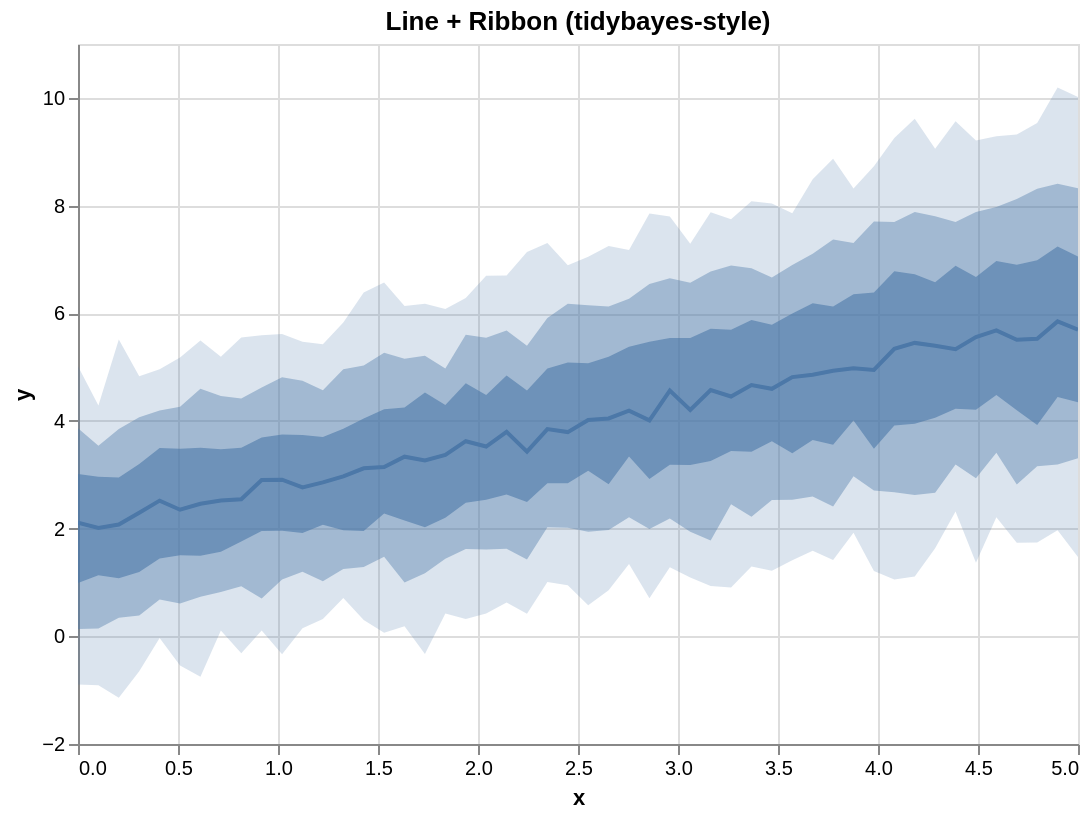

Here is the Vega-Lite specification saved for this chart:
### Vega-Lite specification from a JSON file in a GitHub repository (floating-point values rounded to 4 significant figures)
{"$schema": "https://vega.github.io/schema/vega-lite/v5.json", "config": {"axis": {"labelLimit": 0}, "header": {"labelLimit": 0}, "legend": {"labelLimit": 0}}, "data": {"values": [{"__median__": 4.192, "hi_0_5_": 5.379, "hi_0_8_": 6.271, "hi_0_95_": 7.175, "lo_0_5_": 3.338, "lo_0_8_": 2.21, "lo_0_95_": 1.341, "x": 2.755}, {"__median__": 2.858, "hi_0_5_": 3.7, "hi_0_8_": 4.568, "hi_0_95_": 5.426, "lo_0_5_": 2.073, "lo_0_8_": 1.025, "lo_0_95_": 0.3216, "x": 1.224}, {"__median__": 4.453, "hi_0_5_": 5.695, "hi_0_8_": 6.888, "hi_0_95_": 7.743, "lo_0_5_": 3.443, "lo_0_8_": 2.451, "lo_0_95_": 0.9076, "x": 3.265}, {"__median__": 4.931, "hi_0_5_": 6.127, "hi_0_8_": 7.368, "hi_0_95_": 8.869, "lo_0_5_": 3.557, "lo_0_8_": 2.409, "lo_0_95_": 1.415, "x": 3.776}, {"__median__": 5.556, "hi_0_5_": 6.672, "hi_0_8_": 7.882, "hi_0_95_": 9.207, "lo_0_5_": 4.206, "lo_0_8_": 2.938, "lo_0_95_": 1.366, "x": 4.49}, {"__median__": 2.013, "hi_0_5_": 2.964, "hi_0_8_": 3.538, "hi_0_95_": 4.288, "lo_0_5_": 1.132, "lo_0_8_": 0.1465, "lo_0_95_": -0.9071, "x": 0.102}, {"__median__": 5.338, "hi_0_5_": 6.781, "hi_0_8_": 7.693, "hi_0_95_": 9.255, "lo_0_5_": 3.914, "lo_0_8_": 2.676, "lo_0_95_": 1.054, "x": 4.082}, {"__median__": 2.296, "hi_0_5_": 3.198, "hi_0_8_": 4.067, "hi_0_95_": 4.83, "lo_0_5_": 1.196, "lo_0_8_": 0.3881, "lo_0_95_": -0.6484, "x": 0.3061}, {"__median__": 5.524, "hi_0_5_": 6.986, "hi_0_8_": 8.312, "hi_0_95_": 9.534, "lo_0_5_": 3.924, "lo_0_8_": 3.157, "lo_0_95_": 1.742, "x": 4.796}, {"__median__": 3.849, "hi_0_5_": 4.974, "hi_0_8_": 5.911, "hi_0_95_": 7.302, "lo_0_5_": 2.841, "lo_0_8_": 2.025, "lo_0_95_": 1.008, "x": 2.347}, {"__median__": 2.075, "hi_0_5_": 2.95, "hi_0_8_": 3.848, "hi_0_95_": 5.51, "lo_0_5_": 1.076, "lo_0_8_": 0.3435, "lo_0_95_": -1.14, "x": 0.2041}, {"__median__": 4.574, "hi_0_5_": 5.711, "hi_0_8_": 6.774, "hi_0_95_": 7.875, "lo_0_5_": 3.256, "lo_0_8_": 1.779, "lo_0_95_": 0.9323, "x": 3.163}, {"__median__": 5.449, "hi_0_5_": 6.722, "hi_0_8_": 7.879, "hi_0_95_": 9.612, "lo_0_5_": 3.946, "lo_0_8_": 2.626, "lo_0_95_": 1.112, "x": 4.184}, {"__median__": 3.429, "hi_0_5_": 4.567, "hi_0_8_": 5.398, "hi_0_95_": 7.137, "lo_0_5_": 2.494, "lo_0_8_": 1.426, "lo_0_95_": 0.4201, "x": 2.245}, {"__median__": 4.017, "hi_0_5_": 5.07, "hi_0_8_": 6.148, "hi_0_95_": 7.047, "lo_0_5_": 3.077, "lo_0_8_": 1.942, "lo_0_95_": 0.5767, "x": 2.551}, {"__median__": 2.908, "hi_0_5_": 3.749, "hi_0_8_": 4.81, "hi_0_95_": 5.616, "lo_0_5_": 1.958, "lo_0_8_": 1.055, "lo_0_95_": -0.3333, "x": 1.02}, {"__median__": 4.814, "hi_0_5_": 5.995, "hi_0_8_": 6.894, "hi_0_95_": 7.857, "lo_0_5_": 3.398, "lo_0_8_": 2.538, "lo_0_95_": 1.415, "x": 3.571}, {"__median__": 4.946, "hi_0_5_": 6.383, "hi_0_8_": 7.706, "hi_0_95_": 8.729, "lo_0_5_": 3.483, "lo_0_8_": 2.707, "lo_0_95_": 1.212, "x": 3.98}, {"__median__": 2.52, "hi_0_5_": 3.474, "hi_0_8_": 4.462, "hi_0_95_": 5.192, "lo_0_5_": 1.571, "lo_0_8_": 0.8234, "lo_0_95_": 0.1085, "x": 0.7143}, {"__median__": 5.395, "hi_0_5_": 6.575, "hi_0_8_": 7.803, "hi_0_95_": 9.054, "lo_0_5_": 4.061, "lo_0_8_": 2.665, "lo_0_95_": 1.637, "x": 4.286}, {"__median__": 2.545, "hi_0_5_": 3.503, "hi_0_8_": 4.417, "hi_0_95_": 5.548, "lo_0_5_": 1.762, "lo_0_8_": 0.9306, "lo_0_95_": -0.3137, "x": 0.8163}, {"__median__": 4.047, "hi_0_5_": 5.194, "hi_0_8_": 6.126, "hi_0_95_": 7.251, "lo_0_5_": 2.825, "lo_0_8_": 1.973, "lo_0_95_": 0.8569, "x": 2.653}, {"__median__": 5.848, "hi_0_5_": 7.238, "hi_0_8_": 8.402, "hi_0_95_": 10.19, "lo_0_5_": 4.446, "lo_0_8_": 3.192, "lo_0_95_": 1.971, "x": 4.898}, {"__median__": 4.01, "hi_0_5_": 5.468, "hi_0_8_": 6.544, "hi_0_95_": 7.85, "lo_0_5_": 2.921, "lo_0_8_": 1.991, "lo_0_95_": 0.7062, "x": 2.857}, {"__median__": 3.37, "hi_0_5_": 4.295, "hi_0_8_": 4.973, "hi_0_95_": 6.08, "lo_0_5_": 2.204, "lo_0_8_": 1.439, "lo_0_95_": 0.425, "x": 1.837}, {"__median__": 4.859, "hi_0_5_": 6.186, "hi_0_8_": 7.106, "hi_0_95_": 8.488, "lo_0_5_": 3.648, "lo_0_8_": 2.596, "lo_0_95_": 1.59, "x": 3.673}, {"__median__": 3.796, "hi_0_5_": 4.845, "hi_0_8_": 5.68, "hi_0_95_": 6.702, "lo_0_5_": 2.634, "lo_0_8_": 1.626, "lo_0_95_": 0.6272, "x": 2.143}, {"__median__": 5.508, "hi_0_5_": 6.9, "hi_0_8_": 8.124, "hi_0_95_": 9.319, "lo_0_5_": 4.2, "lo_0_8_": 2.819, "lo_0_95_": 1.737, "x": 4.694}, {"__median__": 2.971, "hi_0_5_": 3.855, "hi_0_8_": 4.962, "hi_0_95_": 5.828, "lo_0_5_": 1.968, "lo_0_8_": 1.252, "lo_0_95_": 0.7094, "x": 1.327}, {"__median__": 2.351, "hi_0_5_": 3.483, "hi_0_8_": 4.262, "hi_0_95_": 5.176, "lo_0_5_": 1.504, "lo_0_8_": 0.6075, "lo_0_95_": -0.543, "x": 0.5102}, {"__median__": 3.792, "hi_0_5_": 5.087, "hi_0_8_": 6.176, "hi_0_95_": 6.889, "lo_0_5_": 2.844, "lo_0_8_": 2.015, "lo_0_95_": 0.9486, "x": 2.449}, {"__median__": 4.203, "hi_0_5_": 5.538, "hi_0_8_": 6.567, "hi_0_95_": 7.292, "lo_0_5_": 3.181, "lo_0_8_": 1.943, "lo_0_95_": 1.094, "x": 3.061}, {"__median__": 5.695, "hi_0_5_": 7.053, "hi_0_8_": 8.323, "hi_0_95_": 10.02, "lo_0_5_": 4.347, "lo_0_8_": 3.309, "lo_0_95_": 1.472, "x": 5.0}, {"__median__": 5.681, "hi_0_5_": 6.969, "hi_0_8_": 7.975, "hi_0_95_": 9.285, "lo_0_5_": 4.479, "lo_0_8_": 3.409, "lo_0_95_": 2.211, "x": 4.592}, {"__median__": 2.461, "hi_0_5_": 3.5, "hi_0_8_": 4.598, "hi_0_95_": 5.493, "lo_0_5_": 1.495, "lo_0_8_": 0.7342, "lo_0_95_": -0.7521, "x": 0.6122}, {"__median__": 3.623, "hi_0_5_": 4.7, "hi_0_8_": 5.601, "hi_0_95_": 6.281, "lo_0_5_": 2.483, "lo_0_8_": 1.619, "lo_0_95_": 0.3202, "x": 1.939}, {"__median__": 3.145, "hi_0_5_": 4.217, "hi_0_8_": 5.265, "hi_0_95_": 6.57, "lo_0_5_": 2.279, "lo_0_8_": 1.477, "lo_0_95_": 0.06807, "x": 1.531}, {"__median__": 4.98, "hi_0_5_": 6.351, "hi_0_8_": 7.307, "hi_0_95_": 8.317, "lo_0_5_": 4.008, "lo_0_8_": 2.972, "lo_0_95_": 1.921, "x": 3.878}, {"__median__": 3.524, "hi_0_5_": 4.48, "hi_0_8_": 5.546, "hi_0_95_": 6.697, "lo_0_5_": 2.538, "lo_0_8_": 1.61, "lo_0_95_": 0.424, "x": 2.041}, {"__median__": 3.12, "hi_0_5_": 4.047, "hi_0_8_": 5.029, "hi_0_95_": 6.386, "lo_0_5_": 1.957, "lo_0_8_": 1.288, "lo_0_95_": 0.3023, "x": 1.429}, {"__median__": 2.519, "hi_0_5_": 3.497, "hi_0_8_": 4.194, "hi_0_95_": 4.959, "lo_0_5_": 1.446, "lo_0_8_": 0.6832, "lo_0_95_": -0.03193, "x": 0.4082}, {"__median__": 4.665, "hi_0_5_": 5.873, "hi_0_8_": 6.836, "hi_0_95_": 8.081, "lo_0_5_": 3.426, "lo_0_8_": 2.222, "lo_0_95_": 1.299, "x": 3.367}, {"__median__": 2.11, "hi_0_5_": 3.015, "hi_0_8_": 3.863, "hi_0_95_": 5.015, "lo_0_5_": 0.9894, "lo_0_8_": 0.1378, "lo_0_95_": -0.8934, "x": 0.0}, {"__median__": 5.333, "hi_0_5_": 6.882, "hi_0_8_": 7.693, "hi_0_95_": 9.566, "lo_0_5_": 4.225, "lo_0_8_": 3.191, "lo_0_95_": 2.32, "x": 4.388}, {"__median__": 2.902, "hi_0_5_": 3.69, "hi_0_8_": 4.621, "hi_0_95_": 5.592, "lo_0_5_": 1.955, "lo_0_8_": 0.7013, "lo_0_95_": 0.1096, "x": 0.9184}, {"__median__": 3.265, "hi_0_5_": 4.528, "hi_0_8_": 5.21, "hi_0_95_": 6.174, "lo_0_5_": 2.027, "lo_0_8_": 1.17, "lo_0_95_": -0.3308, "x": 1.735}, {"__median__": 4.564, "hi_0_5_": 5.54, "hi_0_8_": 6.647, "hi_0_95_": 7.795, "lo_0_5_": 3.187, "lo_0_8_": 2.188, "lo_0_95_": 1.284, "x": 2.959}, {"__median__": 3.336, "hi_0_5_": 4.25, "hi_0_8_": 5.156, "hi_0_95_": 6.136, "lo_0_5_": 2.149, "lo_0_8_": 0.9972, "lo_0_95_": 0.1883, "x": 1.633}, {"__median__": 4.596, "hi_0_5_": 5.788, "hi_0_8_": 6.661, "hi_0_95_": 8.039, "lo_0_5_": 3.623, "lo_0_8_": 2.532, "lo_0_95_": 1.218, "x": 3.469}, {"__median__": 2.764, "hi_0_5_": 3.74, "hi_0_8_": 4.744, "hi_0_95_": 5.471, "lo_0_5_": 1.917, "lo_0_8_": 1.199, "lo_0_95_": 0.1501, "x": 1.122}]}, "height": 350, "layer": [{"_lr_layer": true, "encoding": {"tooltip": [{"field": "x", "title": "x", "type": "quantitative"}, {"field": "__median__", "title": "median", "type": "quantitative"}, {"field": "lo_0_95_", "title": "95% lo", "type": "quantitative"}, {"field": "hi_0_95_", "title": "95% hi", "type": "quantitative"}], "x": {"field": "x", "scale": {"zero": false}, "type": "quantitative"}, "y": {"field": "lo_0_95_", "scale": {"zero": false}, "title": "y", "type": "quantitative"}, "y2": {"field": "hi_0_95_"}}, "mark": {"line": false, "opacity": 0.2, "type": "area"}, "params": [{"bind": "scales", "name": "grid", "select": {"encodings": ["x", "y"], "type": "interval"}}]}, {"_lr_layer": true, "encoding": {"tooltip": [{"field": "x", "title": "x", "type": "quantitative"}, {"field": "__median__", "title": "median", "type": "quantitative"}, {"field": "lo_0_95_", "title": "95% lo", "type": "quantitative"}, {"field": "hi_0_95_", "title": "95% hi", "type": "quantitative"}], "x": {"field": "x", "scale": {"zero": false}, "type": "quantitative"}, "y": {"field": "lo_0_8_", "scale": {"zero": false}, "title": "y", "type": "quantitative"}, "y2": {"field": "hi_0_8_"}}, "mark": {"line": false, "opacity": 0.4, "type": "area"}}, {"_lr_layer": true, "encoding": {"tooltip": [{"field": "x", "title": "x", "type": "quantitative"}, {"field": "__median__", "title": "median", "type": "quantitative"}, {"field": "lo_0_95_", "title": "95% lo", "type": "quantitative"}, {"field": "hi_0_95_", "title": "95% hi", "type": "quantitative"}], "x": {"field": "x", "scale": {"zero": false}, "type": "quantitative"}, "y": {"field": "lo_0_5_", "scale": {"zero": false}, "title": "y", "type": "quantitative"}, "y2": {"field": "hi_0_5_"}}, "mark": {"line": false, "opacity": 0.6, "type": "area"}}, {"_lr_layer": true, "encoding": {"tooltip": [{"field": "x", "title": "x", "type": "quantitative"}, {"field": "__median__", "title": "median", "type": "quantitative"}, {"field": "lo_0_95_", "title": "95% lo", "type": "quantitative"}, {"field": "hi_0_95_", "title": "95% hi", "type": "quantitative"}], "x": {"field": "x", "scale": {"zero": false}, "type": "quantitative"}, "y": {"field": "__median__", "scale": {"zero": false}, "title": "y", "type": "quantitative"}}, "mark": {"strokeWidth": 2, "type": "line"}}], "title": "Line + Ribbon (tidybayes-style)", "width": 500}
